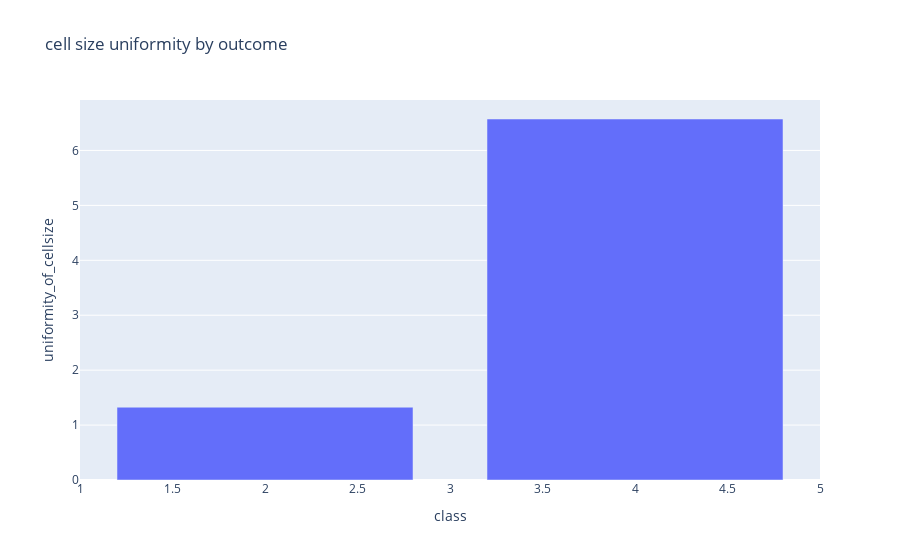

Source (notebook cell):
### Code cell
ucshape_by_outcome = df.groupby("class")["uniformity_of_cellsize"].mean().reset_index()
px.bar(ucshape_by_outcome, x="class", y="uniformity_of_cellsize", title="cell size uniformity by outcome")

### Figure 1 — Plotly figure (JSON) as saved in the notebook; plotly's stock layout.template omitted (floating-point values rounded to 4 significant figures)
{"data": [{"alignmentgroup": "True", "hovertemplate": "class=%{x}<br>uniformity_of_cellsize=%{y}<extra></extra>", "legendgroup": "", "marker": {"color": "#636efa"}, "name": "", "offsetgroup": "", "orientation": "v", "showlegend": false, "textposition": "auto", "type": "bar", "x": [2, 4], "xaxis": "x", "y": [1.325, 6.573], "yaxis": "y"}], "layout": {"barmode": "relative", "legend": {"tracegroupgap": 0}, "title": {"text": "cell size uniformity by outcome"}, "xaxis": {"anchor": "y", "domain": [0, 1], "title": {"text": "class"}}, "yaxis": {"anchor": "x", "domain": [0, 1], "title": {"text": "uniformity_of_cellsize"}}}}
